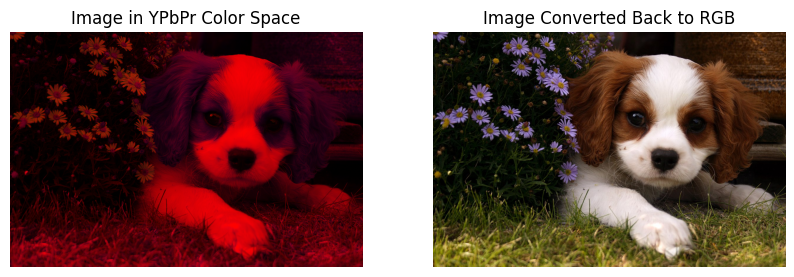
#> input picture Ybpr.png, 794 x 277 px
$ jupyter execute 'BasicDrawing&GammaCorrection.ipynb'
#> lines starting #> are read from the running program, lines starting #| are printed output that depends on the picture; after the words box and inside, x2 and y2 are one past the last pixel; in counts of white or black regions, pixels touching at a corner belong together
[cell 1]
# Import necessary libraries
from google.colab import files
from skimage import io, draw, exposure
import matplotlib.pyplot as plt

# Upload file
uploaded = files.upload()
#> the answer given: Ybpr.png

# Get the filename of the uploaded file
filename = next(iter(uploaded))

# Read the image
img = io.imread(filename)
#> img is the input picture: shape (277, 794, 4); mean R, G, B, A 116.7, 86.2, 81.6, 255

# Check image dimensions
height, width, _ = img.shape
#> height = 277; width = 794
print(f"Image dimensions: {height}x{width}")
#| Image dimensions: 277x794

# ==========================
# SECTION: Draw a Line
# ==========================
# Draw a line with coordinates within the image bounds
line_end_x = min(999, width - 1)  # Ensure x does not exceed width
#> line_end_x = 793
line_end_y = min(999, height - 1)  # Ensure y does not exceed height
#> line_end_y = 276

x, y = draw.line(0, 0, line_end_x, line_end_y)
#> x = 794 values from 0 to 793; y = 794 values from 0 to 276
img_line = img.copy()  # Create a copy of the original image

# Ensure the indices are valid
if x.max() < height and y.max() < width:
    img_line[x, y] = 0  # Set the line pixels to black

# Show the image with the line
plt.figure(figsize=(10, 5))
plt.subplot(1, 2, 1)
plt.imshow(img_line)
plt.title("Image with Line")
plt.axis('off')

# ==========================
# SECTION: Draw a Rectangle
# ==========================
# Function to draw a rectangle
def rectangle(x, y, w, h):
    rr, cc = draw.polygon([x, x + w, x + w, x], [y, y, y + h, y + h])
    return rr, cc

# Draw a rectangle
img_rect = img.copy()  # Create a copy of the original image
rect_width = min(500, width - 10)  # Ensure rectangle fits within bounds
#> rect_width = 500
rect_height = min(500, height - 10)  # Ensure rectangle fits within bounds
#> rect_height = 267
rr, cc = rectangle(10, 10, rect_width, rect_height)

# Ensure the indices are valid
if rr.max() < height and cc.max() < width:
    img_rect[rr, cc] = 1  # Set the rectangle pixels to white

# Show the image with the rectangle
plt.subplot(1, 2, 2)
plt.imshow(img_rect)
plt.title("Image with Rectangle")
plt.axis('off')

plt.show()
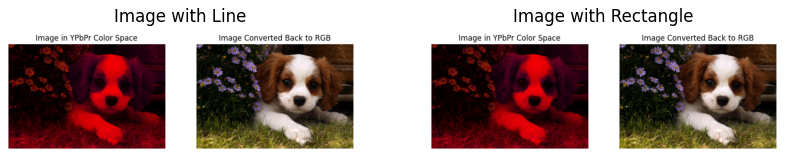
#> figure drawn by matplotlib, 2 panels

# ==========================
# SECTION: Draw a Circle
# ==========================
# Define circle coordinates and radius
img_circle = img.copy()  # Create a copy of the original image
circle_radius = min(100, min(height, width) // 2)  # Adjust radius to fit image
#> circle_radius = 100

# Ensure circle center is within bounds
circle_center_x = min(500, height - circle_radius)
#> circle_center_x = 177
circle_center_y = min(500, width - circle_radius)
#> circle_center_y = 500
x, y = draw.disk((circle_center_x, circle_center_y), circle_radius)

# Draw circle
if x.max() < height and y.max() < width:
    img_circle[x, y] = 1  # Set the circle pixels to white
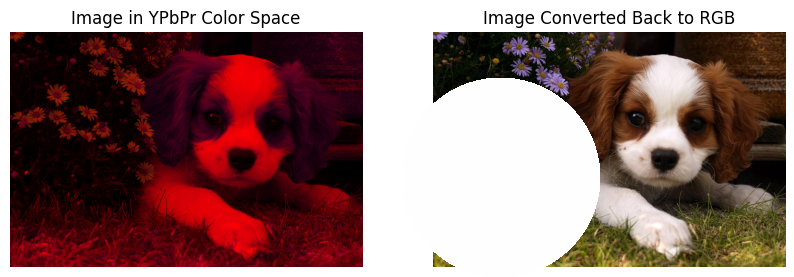
#> img_circle: shape (277, 794, 4); 14.28% of pixels changed, all inside (x1, y1, x2, y2) = (401, 78, 600, 277); transparent parts drawn white

# Show the image with the circle
plt.figure()
plt.imshow(img_circle)
plt.title("Image with Circle")
plt.axis('off')
plt.show()

# ==========================
# SECTION: Draw a Bezier Curve
# ==========================
# Create a new copy for Bezier curve
img_bezier = img.copy()  # Create a copy of the original image

# Define Bezier curve coordinates, ensure they fit within bounds
bezier_start_x, bezier_start_y = 0, 0
bezier_control_x, bezier_control_y = min(500, width), min(500, height)
bezier_end_x, bezier_end_y = min(900, width), min(1200, height)

# Draw Bezier curve
x, y = draw.bezier_curve(bezier_start_x, bezier_start_y, bezier_control_x, bezier_control_y, bezier_end_x, bezier_end_y, 100)

# Ensure the indices are valid
if x.max() < height and y.max() < width:
    img_bezier[x, y] = 1  # Set the curve pixels to white

# Show the image with the Bezier curve
plt.figure()
plt.imshow(img_bezier)
plt.title("Image with Bezier Curve")
plt.axis('off')
plt.show()

# ==========================
# SECTION: Gamma Correction
# ==========================
# Apply gamma correction
gamma_corrected1 = exposure.adjust_gamma(img, 0.5)
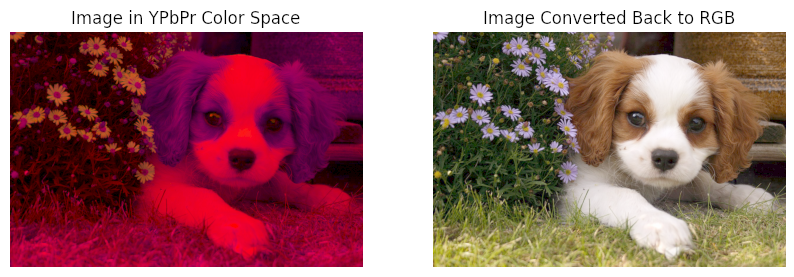
#> gamma_corrected1: shape (277, 794, 4); mean R, G, B, A 154, 106.3, 108.9, 255
gamma_corrected2 = exposure.adjust_gamma(img, 5)
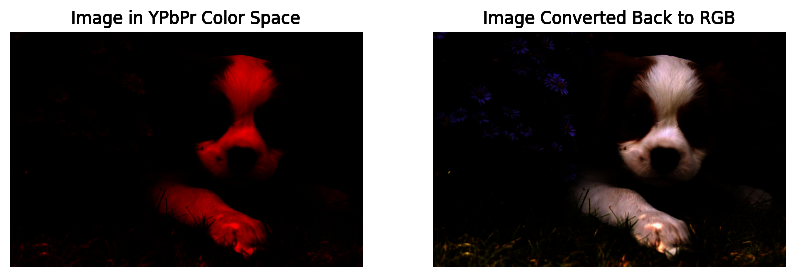
#> gamma_corrected2: shape (277, 794, 4); mean R, G, B, A 71.1, 64.2, 63.8, 255

# Show gamma-corrected images
plt.figure(figsize=(10, 5))

# Gamma correction 0.5
plt.subplot(1, 2, 1)
plt.imshow(gamma_corrected1)
plt.title("Gamma 0.5")
plt.axis('off')

# Gamma correction 5
plt.subplot(1, 2, 2)
plt.imshow(gamma_corrected2)
plt.title("Gamma 5")
plt.axis('off')

plt.show()
